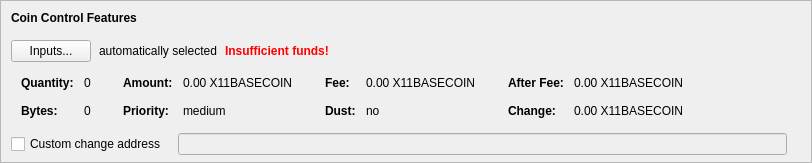
    <widget class="QFrame" name="frameCoinControl">
     <property name="sizePolicy">
      <sizepolicy hsizetype="Expanding" vsizetype="Expanding">
       <horstretch>0</horstretch>
       <verstretch>0</verstretch>
      </sizepolicy>
     </property>
     <property name="maximumSize">
      <size>
       <width>16777215</width>
       <height>16777215</height>
      </size>
     </property>
     <property name="frameShape">
      <enum>QFrame::StyledPanel</enum>
     </property>
     <property name="frameShadow">
      <enum>QFrame::Sunken</enum>
     </property>
     <layout class="QVBoxLayout" name="verticalLayoutCoinControl2">
      <property name="spacing">
       <number>0</number>
      </property>
      <property name="leftMargin">
       <number>0</number>
      </property>
      <property name="topMargin">
       <number>0</number>
      </property>
      <property name="rightMargin">
       <number>0</number>
      </property>
      <property name="bottomMargin">
       <number>6</number>
      </property>
      <item>
       <layout class="QVBoxLayout" name="verticalLayoutCoinControl" stretch="0,0,0,0,1">
        <property name="spacing">
         <number>0</number>
        </property>
        <property name="leftMargin">
         <number>10</number>
        </property>
        <property name="topMargin">
         <number>10</number>
        </property>
        <item>
         <layout class="QHBoxLayout" name="horizontalLayoutCoinControl1">
          <property name="bottomMargin">
           <number>15</number>
          </property>
          <item>
           <widget class="QLabel" name="labelCoinControlFeatures">
            <property name="sizePolicy">
             <sizepolicy hsizetype="Preferred" vsizetype="Maximum">
              <horstretch>0</horstretch>
              <verstretch>0</verstretch>
             </sizepolicy>
            </property>
            <property name="font">
             <font>
              <weight>75</weight>
              <bold>true</bold>
             </font>
            </property>
            <property name="styleSheet">
             <string notr="true">font-weight:bold;</string>
            </property>
            <property name="text">
             <string>Coin Control Features</string>
            </property>
           </widget>
          </item>
         </layout>
        </item>
        <item>
         <layout class="QHBoxLayout" name="horizontalLayoutCoinControl2" stretch="0,0,0,0">
          <property name="spacing">
           <number>8</number>
          </property>
          <property name="bottomMargin">
           <number>10</number>
          </property>
          <item>
           <widget class="QPushButton" name="pushButtonCoinControl">
            <property name="styleSheet">
             <string notr="true"/>
            </property>
            <property name="text">
             <string>Inputs...</string>
            </property>
            <property name="autoDefault">
             <bool>false</bool>
            </property>
           </widget>
          </item>
          <item>
           <widget class="QLabel" name="labelCoinControlAutomaticallySelected">
            <property name="text">
             <string>automatically selected</string>
            </property>
            <property name="margin">
             <number>5</number>
            </property>
           </widget>
          </item>
          <item>
           <widget class="QLabel" name="labelCoinControlInsuffFunds">
            <property name="font">
             <font>
              <weight>75</weight>
              <bold>true</bold>
             </font>
            </property>
            <property name="styleSheet">
             <string notr="true">color:red;font-weight:bold;</string>
            </property>
            <property name="text">
             <string>Insufficient funds!</string>
            </property>
            <property name="margin">
             <number>5</number>
            </property>
           </widget>
          </item>
          <item>
           <spacer name="horizontalSpacerCoinControl">
            <property name="orientation">
             <enum>Qt::Horizontal</enum>
            </property>
            <property name="sizeHint" stdset="0">
             <size>
              <width>40</width>
              <height>1</height>
             </size>
            </property>
           </spacer>
          </item>
         </layout>
        </item>
        <item>
         <widget class="QWidget" name="widgetCoinControl" native="true">
          <property name="sizePolicy">
           <sizepolicy hsizetype="Preferred" vsizetype="Preferred">
            <horstretch>0</horstretch>
            <verstretch>0</verstretch>
           </sizepolicy>
          </property>
          <property name="minimumSize">
           <size>
            <width>0</width>
            <height>0</height>
           </size>
          </property>
          <property name="styleSheet">
           <string notr="true"/>
          </property>
          <layout class="QHBoxLayout" name="horizontalLayoutCoinControl5">
           <property name="leftMargin">
            <number>0</number>
           </property>
           <property name="topMargin">
            <number>0</number>
           </property>
           <property name="rightMargin">
            <number>0</number>
           </property>
           <property name="bottomMargin">
            <number>0</number>
           </property>
           <item>
            <layout class="QHBoxLayout" name="horizontalLayoutCoinControl3" stretch="0,0,0,1">
             <property name="spacing">
              <number>20</number>
             </property>
             <property name="topMargin">
              <number>0</number>
             </property>
             <property name="bottomMargin">
              <number>10</number>
             </property>
             <item>
              <layout class="QFormLayout" name="formLayoutCoinControl1">
               <property name="horizontalSpacing">
                <number>10</number>
               </property>
               <property name="verticalSpacing">
                <number>14</number>
               </property>
               <property name="leftMargin">
                <number>10</number>
               </property>
               <property name="topMargin">
                <number>4</number>
               </property>
               <property name="rightMargin">
                <number>6</number>
               </property>
               <item row="0" column="0">
                <widget class="QLabel" name="labelCoinControlQuantityText">
                 <property name="font">
                  <font>
                   <weight>75</weight>
                   <bold>true</bold>
                  </font>
                 </property>
                 <property name="text">
                  <string>Quantity:</string>
                 </property>
                 <property name="margin">
                  <number>0</number>
                 </property>
                </widget>
               </item>
               <item row="0" column="1">
                <widget class="QLabel" name="labelCoinControlQuantity">
                 <property name="cursor">
                  <cursorShape>IBeamCursor</cursorShape>
                 </property>
                 <property name="contextMenuPolicy">
                  <enum>Qt::ActionsContextMenu</enum>
                 </property>
                 <property name="text">
                  <string notr="true">0</string>
                 </property>
                 <property name="margin">
                  <number>0</number>
                 </property>
                 <property name="textInteractionFlags">
                  <set>Qt::LinksAccessibleByMouse|Qt::TextSelectableByKeyboard|Qt::TextSelectableByMouse</set>
                 </property>
                </widget>
               </item>
               <item row="1" column="0">
                <widget class="QLabel" name="labelCoinControlBytesText">
                 <property name="font">
                  <font>
                   <weight>75</weight>
                   <bold>true</bold>
                  </font>
                 </property>
                 <property name="text">
                  <string>Bytes:</string>
                 </property>
                </widget>
               </item>
               <item row="1" column="1">
                <widget class="QLabel" name="labelCoinControlBytes">
                 <property name="cursor">
                  <cursorShape>IBeamCursor</cursorShape>
                 </property>
                 <property name="contextMenuPolicy">
                  <enum>Qt::ActionsContextMenu</enum>
                 </property>
                 <property name="text">
                  <string notr="true">0</string>
                 </property>
                 <property name="textInteractionFlags">
                  <set>Qt::LinksAccessibleByMouse|Qt::TextSelectableByKeyboard|Qt::TextSelectableByMouse</set>
                 </property>
                </widget>
               </item>
              </layout>
             </item>
             <item>
              <layout class="QFormLayout" name="formLayoutCoinControl2">
               <property name="horizontalSpacing">
                <number>10</number>
               </property>
               <property name="verticalSpacing">
                <number>14</number>
               </property>
               <property name="leftMargin">
                <number>6</number>
               </property>
               <property name="topMargin">
                <number>4</number>
               </property>
               <property name="rightMargin">
                <number>6</number>
               </property>
               <item row="0" column="0">
                <widget class="QLabel" name="labelCoinControlAmountText">
                 <property name="font">
                  <font>
                   <weight>75</weight>
                   <bold>true</bold>
                  </font>
                 </property>
                 <property name="text">
                  <string>Amount:</string>
                 </property>
                 <property name="margin">
                  <number>0</number>
                 </property>
                </widget>
               </item>
               <item row="0" column="1">
                <widget class="QLabel" name="labelCoinControlAmount">
                 <property name="cursor">
                  <cursorShape>IBeamCursor</cursorShape>
                 </property>
                 <property name="contextMenuPolicy">
                  <enum>Qt::ActionsContextMenu</enum>
                 </property>
                 <property name="text">
                  <string notr="true">0.00 X11BASECOIN</string>
                 </property>
                 <property name="textInteractionFlags">
                  <set>Qt::LinksAccessibleByMouse|Qt::TextSelectableByKeyboard|Qt::TextSelectableByMouse</set>
                 </property>
                </widget>
               </item>
               <item row="1" column="0">
                <widget class="QLabel" name="labelCoinControlPriorityText">
                 <property name="font">
                  <font>
                   <weight>75</weight>
                   <bold>true</bold>
                  </font>
                 </property>
                 <property name="text">
                  <string>Priority:</string>
                 </property>
                </widget>
               </item>
               <item row="1" column="1">
                <widget class="QLabel" name="labelCoinControlPriority">
                 <property name="cursor">
                  <cursorShape>IBeamCursor</cursorShape>
                 </property>
                 <property name="contextMenuPolicy">
                  <enum>Qt::ActionsContextMenu</enum>
                 </property>
                 <property name="text">
                  <string>medium</string>
                 </property>
                 <property name="textInteractionFlags">
                  <set>Qt::LinksAccessibleByMouse|Qt::TextSelectableByKeyboard|Qt::TextSelectableByMouse</set>
                 </property>
                </widget>
               </item>
              </layout>
             </item>
             <item>
              <layout class="QFormLayout" name="formLayoutCoinControl3">
               <property name="horizontalSpacing">
                <number>10</number>
               </property>
               <property name="verticalSpacing">
                <number>14</number>
               </property>
               <property name="leftMargin">
                <number>6</number>
               </property>
               <property name="topMargin">
                <number>4</number>
               </property>
               <property name="rightMargin">
                <number>6</number>
               </property>
               <item row="0" column="0">
                <widget class="QLabel" name="labelCoinControlFeeText">
                 <property name="font">
                  <font>
                   <weight>75</weight>
                   <bold>true</bold>
                  </font>
                 </property>
                 <property name="text">
                  <string>Fee:</string>
                 </property>
                 <property name="margin">
                  <number>0</number>
                 </property>
                </widget>
               </item>
               <item row="0" column="1">
                <widget class="QLabel" name="labelCoinControlFee">
                 <property name="cursor">
                  <cursorShape>IBeamCursor</cursorShape>
                 </property>
                 <property name="contextMenuPolicy">
                  <enum>Qt::ActionsContextMenu</enum>
                 </property>
                 <property name="text">
                  <string notr="true">0.00 X11BASECOIN</string>
                 </property>
                 <property name="textInteractionFlags">
                  <set>Qt::LinksAccessibleByMouse|Qt::TextSelectableByKeyboard|Qt::TextSelectableByMouse</set>
                 </property>
                </widget>
               </item>
               <item row="1" column="0">
                <widget class="QLabel" name="labelCoinControlLowOutputText">
                 <property name="font">
                  <font>
                   <weight>75</weight>
                   <bold>true</bold>
                  </font>
                 </property>
                 <property name="text">
                  <string>Dust:</string>
                 </property>
                </widget>
               </item>
               <item row="1" column="1">
                <widget class="QLabel" name="labelCoinControlLowOutput">
                 <property name="cursor">
                  <cursorShape>IBeamCursor</cursorShape>
                 </property>
                 <property name="contextMenuPolicy">
                  <enum>Qt::ActionsContextMenu</enum>
                 </property>
                 <property name="text">
                  <string>no</string>
                 </property>
                 <property name="textInteractionFlags">
                  <set>Qt::LinksAccessibleByMouse|Qt::TextSelectableByKeyboard|Qt::TextSelectableByMouse</set>
                 </property>
                </widget>
               </item>
              </layout>
             </item>
             <item>
              <layout class="QFormLayout" name="formLayoutCoinControl4">
               <property name="horizontalSpacing">
                <number>10</number>
               </property>
               <property name="verticalSpacing">
                <number>14</number>
               </property>
               <property name="leftMargin">
                <number>6</number>
               </property>
               <property name="topMargin">
                <number>4</number>
               </property>
               <property name="rightMargin">
                <number>6</number>
               </property>
               <item row="0" column="0">
                <widget class="QLabel" name="labelCoinControlAfterFeeText">
                 <property name="font">
                  <font>
                   <weight>75</weight>
                   <bold>true</bold>
                  </font>
                 </property>
                 <property name="text">
                  <string>After Fee:</string>
                 </property>
                 <property name="margin">
                  <number>0</number>
                 </property>
                </widget>
               </item>
               <item row="0" column="1">
                <widget class="QLabel" name="labelCoinControlAfterFee">
                 <property name="cursor">
                  <cursorShape>IBeamCursor</cursorShape>
                 </property>
                 <property name="contextMenuPolicy">
                  <enum>Qt::ActionsContextMenu</enum>
                 </property>
                 <property name="text">
                  <string notr="true">0.00 X11BASECOIN</string>
                 </property>
                 <property name="textInteractionFlags">
                  <set>Qt::LinksAccessibleByMouse|Qt::TextSelectableByKeyboard|Qt::TextSelectableByMouse</set>
                 </property>
                </widget>
               </item>
               <item row="1" column="0">
                <widget class="QLabel" name="labelCoinControlChangeText">
                 <property name="font">
                  <font>
                   <weight>75</weight>
                   <bold>true</bold>
                  </font>
                 </property>
                 <property name="text">
                  <string>Change:</string>
                 </property>
                </widget>
               </item>
               <item row="1" column="1">
                <widget class="QLabel" name="labelCoinControlChange">
                 <property name="cursor">
                  <cursorShape>IBeamCursor</cursorShape>
                 </property>
                 <property name="contextMenuPolicy">
                  <enum>Qt::ActionsContextMenu</enum>
                 </property>
                 <property name="text">
                  <string notr="true">0.00 X11BASECOIN</string>
                 </property>
                 <property name="textInteractionFlags">
                  <set>Qt::LinksAccessibleByMouse|Qt::TextSelectableByKeyboard|Qt::TextSelectableByMouse</set>
                 </property>
                </widget>
               </item>
              </layout>
             </item>
            </layout>
           </item>
          </layout>
         </widget>
        </item>
        <item>
         <layout class="QHBoxLayout" name="horizontalLayoutCoinControl4" stretch="0,0,0">
          <property name="spacing">
           <number>12</number>
          </property>
          <property name="sizeConstraint">
           <enum>QLayout::SetDefaultConstraint</enum>
          </property>
          <property name="topMargin">
           <number>5</number>
          </property>
          <property name="rightMargin">
           <number>5</number>
          </property>
          <item>
           <widget class="QCheckBox" name="checkBoxCoinControlChange">
            <property name="toolTip">
             <string>If this is activated, but the change address is empty or invalid, change will be sent to a newly generated address.</string>
            </property>
            <property name="text">
             <string>Custom change address</string>
            </property>
           </widget>
          </item>
          <item>
           <widget class="QValidatedLineEdit" name="lineEditCoinControlChange">
            <property name="enabled">
             <bool>false</bool>
            </property>
            <property name="sizePolicy">
             <sizepolicy hsizetype="Expanding" vsizetype="Fixed">
              <horstretch>0</horstretch>
              <verstretch>0</verstretch>
             </sizepolicy>
            </property>
           </widget>
          </item>
          <item>
           <widget class="QLabel" name="labelCoinControlChangeLabel">
            <property name="sizePolicy">
             <sizepolicy hsizetype="Preferred" vsizetype="Expanding">
              <horstretch>0</horstretch>
              <verstretch>0</verstretch>
             </sizepolicy>
            </property>
            <property name="minimumSize">
             <size>
              <width>0</width>
              <height>0</height>
             </size>
            </property>
            <property name="text">
             <string/>
            </property>
            <property name="margin">
             <number>3</number>
            </property>
           </widget>
          </item>
         </layout>
        </item>
        <item>
         <spacer name="verticalSpacerCoinControl">
          <property name="orientation">
           <enum>Qt::Vertical</enum>
          </property>
          <property name="sizeHint" stdset="0">
           <size>
            <width>800</width>
            <height>1</height>
           </size>
          </property>
         </spacer>
        </item>
       </layout>
      </item>
     </layout>
    </widget>
